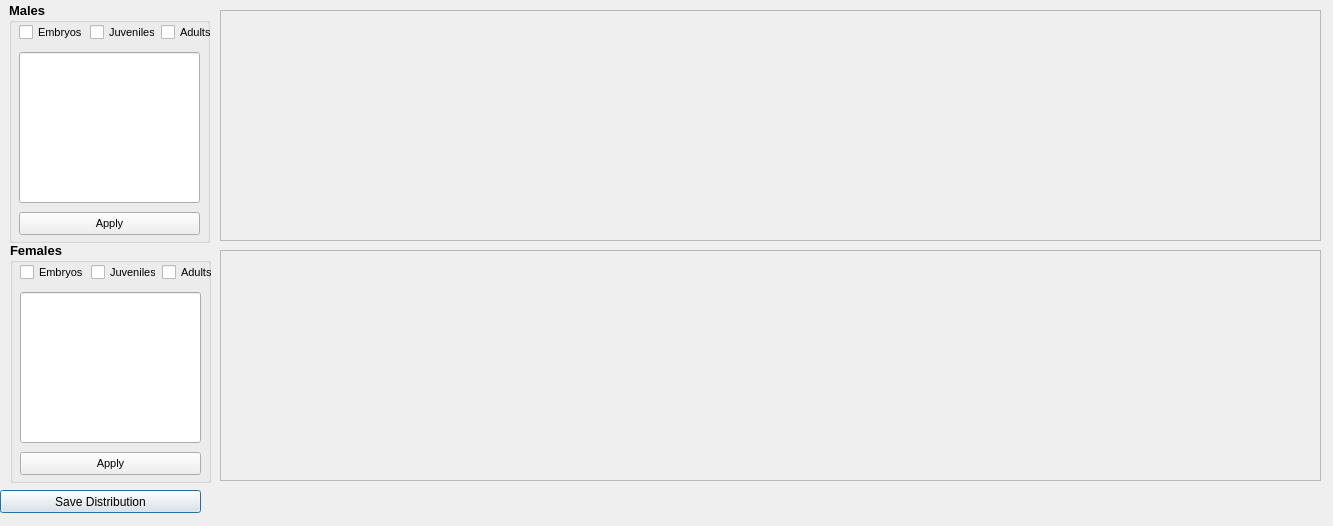
<?xml version="1.0" encoding="UTF-8"?>
<ui version="4.0">
 <class>Dialog_Age_Cohort_Rates</class>
 <widget class="QDialog" name="Dialog_Age_Cohort_Rates">
  <property name="geometry">
   <rect>
    <x>0</x>
    <y>0</y>
    <width>1333</width>
    <height>526</height>
   </rect>
  </property>
  <property name="windowTitle">
   <string>Dialog</string>
  </property>
  <widget class="QScrollArea" name="scrollArea">
   <property name="geometry">
    <rect>
     <x>220</x>
     <y>10</y>
     <width>1101</width>
     <height>231</height>
    </rect>
   </property>
   <property name="widgetResizable">
    <bool>true</bool>
   </property>
   <widget class="QWidget" name="scrollAreaWidgetContents">
    <property name="geometry">
     <rect>
      <x>0</x>
      <y>0</y>
      <width>1099</width>
      <height>229</height>
     </rect>
    </property>
    <widget class="QWidget" name="layoutWidget">
     <property name="geometry">
      <rect>
       <x>0</x>
       <y>0</y>
       <width>91</width>
       <height>221</height>
      </rect>
     </property>
     <layout class="QHBoxLayout" name="horizontalLayout_4">
      <property name="spacing">
       <number>20</number>
      </property>
      <property name="sizeConstraint">
       <enum>QLayout::SetNoConstraint</enum>
      </property>
     </layout>
    </widget>
   </widget>
  </widget>
  <widget class="QPushButton" name="pushButton">
   <property name="geometry">
    <rect>
     <x>0</x>
     <y>490</y>
     <width>201</width>
     <height>23</height>
    </rect>
   </property>
   <property name="text">
    <string>Save Distribution</string>
   </property>
  </widget>
  <widget class="QScrollArea" name="scrollArea_2">
   <property name="geometry">
    <rect>
     <x>220</x>
     <y>250</y>
     <width>1101</width>
     <height>231</height>
    </rect>
   </property>
   <property name="widgetResizable">
    <bool>true</bool>
   </property>
   <widget class="QWidget" name="scrollAreaWidgetContents_2">
    <property name="geometry">
     <rect>
      <x>0</x>
      <y>0</y>
      <width>1099</width>
      <height>229</height>
     </rect>
    </property>
    <widget class="QWidget" name="layoutWidget_2">
     <property name="geometry">
      <rect>
       <x>0</x>
       <y>0</y>
       <width>91</width>
       <height>221</height>
      </rect>
     </property>
     <layout class="QHBoxLayout" name="horizontalLayout_6">
      <property name="spacing">
       <number>20</number>
      </property>
      <property name="sizeConstraint">
       <enum>QLayout::SetNoConstraint</enum>
      </property>
     </layout>
    </widget>
   </widget>
  </widget>
  <widget class="QGroupBox" name="groupBox">
   <property name="geometry">
    <rect>
     <x>9</x>
     <y>2</y>
     <width>201</width>
     <height>241</height>
    </rect>
   </property>
   <property name="font">
    <font>
     <pointsize>10</pointsize>
     <weight>75</weight>
     <bold>true</bold>
    </font>
   </property>
   <property name="title">
    <string>Males</string>
   </property>
   <widget class="QWidget" name="layoutWidget">
    <property name="geometry">
     <rect>
      <x>10</x>
      <y>20</y>
      <width>198</width>
      <height>22</height>
     </rect>
    </property>
    <layout class="QHBoxLayout" name="horizontalLayout_11">
     <item>
      <widget class="QCheckBox" name="checkBox_4">
       <property name="font">
        <font>
         <pointsize>8</pointsize>
         <weight>50</weight>
         <bold>false</bold>
        </font>
       </property>
       <property name="text">
        <string>Embryos</string>
       </property>
      </widget>
     </item>
     <item>
      <widget class="QCheckBox" name="checkBox_6">
       <property name="font">
        <font>
         <pointsize>8</pointsize>
         <weight>50</weight>
         <bold>false</bold>
        </font>
       </property>
       <property name="text">
        <string>Juveniles</string>
       </property>
      </widget>
     </item>
     <item>
      <widget class="QCheckBox" name="checkBox_5">
       <property name="font">
        <font>
         <pointsize>8</pointsize>
         <weight>50</weight>
         <bold>false</bold>
        </font>
       </property>
       <property name="text">
        <string>Adults</string>
       </property>
      </widget>
     </item>
    </layout>
   </widget>
   <widget class="QPushButton" name="pushButton_2">
    <property name="geometry">
     <rect>
      <x>10</x>
      <y>210</y>
      <width>181</width>
      <height>23</height>
     </rect>
    </property>
    <property name="font">
     <font>
      <pointsize>8</pointsize>
      <weight>50</weight>
      <bold>false</bold>
     </font>
    </property>
    <property name="text">
     <string>Apply</string>
    </property>
   </widget>
   <widget class="QLineEdit" name="lineEdit">
    <property name="geometry">
     <rect>
      <x>10</x>
      <y>50</y>
      <width>181</width>
      <height>151</height>
     </rect>
    </property>
   </widget>
  </widget>
  <widget class="QGroupBox" name="groupBox_2">
   <property name="geometry">
    <rect>
     <x>10</x>
     <y>242</y>
     <width>201</width>
     <height>241</height>
    </rect>
   </property>
   <property name="font">
    <font>
     <pointsize>10</pointsize>
     <weight>75</weight>
     <bold>true</bold>
    </font>
   </property>
   <property name="title">
    <string>Females</string>
   </property>
   <widget class="QWidget" name="layoutWidget_3">
    <property name="geometry">
     <rect>
      <x>10</x>
      <y>20</y>
      <width>198</width>
      <height>22</height>
     </rect>
    </property>
    <layout class="QHBoxLayout" name="horizontalLayout_12">
     <property name="spacing">
      <number>6</number>
     </property>
     <item>
      <widget class="QCheckBox" name="checkBox_7">
       <property name="minimumSize">
        <size>
         <width>0</width>
         <height>0</height>
        </size>
       </property>
       <property name="maximumSize">
        <size>
         <width>16777215</width>
         <height>16777215</height>
        </size>
       </property>
       <property name="font">
        <font>
         <pointsize>8</pointsize>
         <weight>50</weight>
         <bold>false</bold>
        </font>
       </property>
       <property name="text">
        <string>Embryos</string>
       </property>
      </widget>
     </item>
     <item>
      <widget class="QCheckBox" name="checkBox_8">
       <property name="minimumSize">
        <size>
         <width>0</width>
         <height>0</height>
        </size>
       </property>
       <property name="maximumSize">
        <size>
         <width>16777215</width>
         <height>16777215</height>
        </size>
       </property>
       <property name="font">
        <font>
         <pointsize>8</pointsize>
         <weight>50</weight>
         <bold>false</bold>
        </font>
       </property>
       <property name="text">
        <string>Juveniles</string>
       </property>
      </widget>
     </item>
     <item>
      <widget class="QCheckBox" name="checkBox_9">
       <property name="minimumSize">
        <size>
         <width>0</width>
         <height>0</height>
        </size>
       </property>
       <property name="maximumSize">
        <size>
         <width>16777215</width>
         <height>16777215</height>
        </size>
       </property>
       <property name="font">
        <font>
         <pointsize>8</pointsize>
         <weight>50</weight>
         <bold>false</bold>
        </font>
       </property>
       <property name="text">
        <string>Adults</string>
       </property>
      </widget>
     </item>
    </layout>
   </widget>
   <widget class="QPushButton" name="pushButton_3">
    <property name="geometry">
     <rect>
      <x>10</x>
      <y>210</y>
      <width>181</width>
      <height>23</height>
     </rect>
    </property>
    <property name="font">
     <font>
      <pointsize>8</pointsize>
      <weight>50</weight>
      <bold>false</bold>
     </font>
    </property>
    <property name="text">
     <string>Apply</string>
    </property>
   </widget>
   <widget class="QLineEdit" name="lineEdit_2">
    <property name="geometry">
     <rect>
      <x>10</x>
      <y>50</y>
      <width>181</width>
      <height>151</height>
     </rect>
    </property>
   </widget>
  </widget>
 </widget>
 <resources/>
 <connections/>
</ui>
